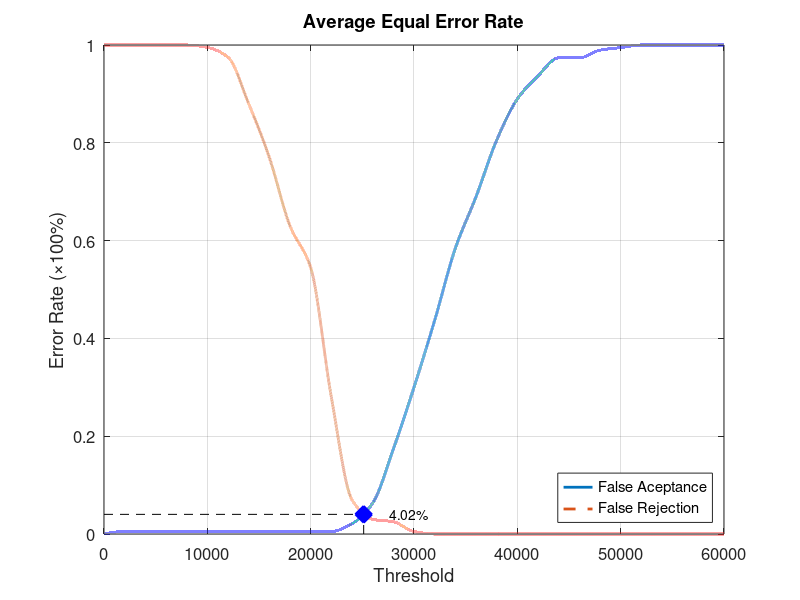
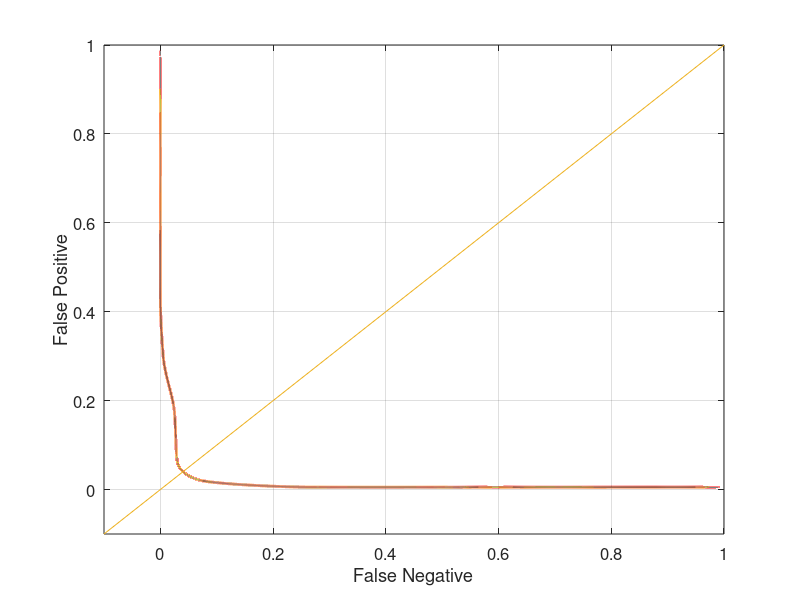

The MATLAB script that drew these images, in order:
function yEER = Database5_2
close all;
clear;
clc;
x = 0:2000:60000;
xq = 0:0.5:60000;

y0 = [0 0.00526316 0.00526316 0.00526316 0.00526316 0.00526316 0.00526316 0.00526316 0.00526316 0.00526316 0.00526316 0.00526316 0.0210526 0.0631579 0.173684 0.3 0.436842 0.584211 0.689474 0.805263 0.889474 0.936842 0.973684 0.973684 0.989474 0.994737 1 1 1 1 1];
yy0 = interp1(x, y0, xq, 'pchip');
y1 = [1 1 1 1 1 0.995 0.975 0.88 0.77 0.63 0.545 0.28 0.07 0.03 0.025 0.005 0 0 0 0 0 0 0 0 0 0 0 0 0 0 0];
yy1 = interp1(x, y1, xq, 'pchip');

% Calculating EER: 
y2 = abs(y0 - y1);
find(y2 == min(y2))
yy2 = abs(yy0 - yy1);
xEER = find(yy2 == min(yy2));
xEERIndex = xq(xEER) % X-axis EER
yEER = yy0(xEER) % Y-axis EER

main = figure
plot(xq, yy0,'-','LineWidth', 2);	hold on
plot(xq, yy1,'--','LineWidth', 2);	hold on
plot([xEERIndex xEERIndex], [0 yEER], 'k--');	hold on
plot([0 xEERIndex], [yEER yEER], 'k--');	hold on
plot(xEERIndex, yEER, 'bx', 'LineWidth', 10);	hold on
text(xEERIndex + 10 * xEERIndex / 100, yEER, [num2str(round((10000 * yEER)) / 100) '%'])
legend('False Aceptance', 'False Rejection', 'Location', 'SouthEast')
xlabel('Threshold')
ylabel('Error Rate (\times100%)')
title('Average Equal Error Rate')
set(gca, 'FontSize', 12)
axis([0 60000 0 1])
grid on

print(main, 'Database5_2Main', '-dpng');
FNRxFPR = figure('Color', [1 1 1]);
plot(yy1, yy0, '-', yy1, yy0, 'LineWidth', 2);
hold on
y = -0.1:0.1:1
plot(y, y); 
set(gca, 'FontSize', 12)
xlabel('False Negative')
ylabel('False Positive')
axis([-0.1 1 -0.1 1])
set(gca, 'FontSize', 12)
grid on

print(FNRxFPR, 'Database5_2FNRxFPR','-dpng');
end
